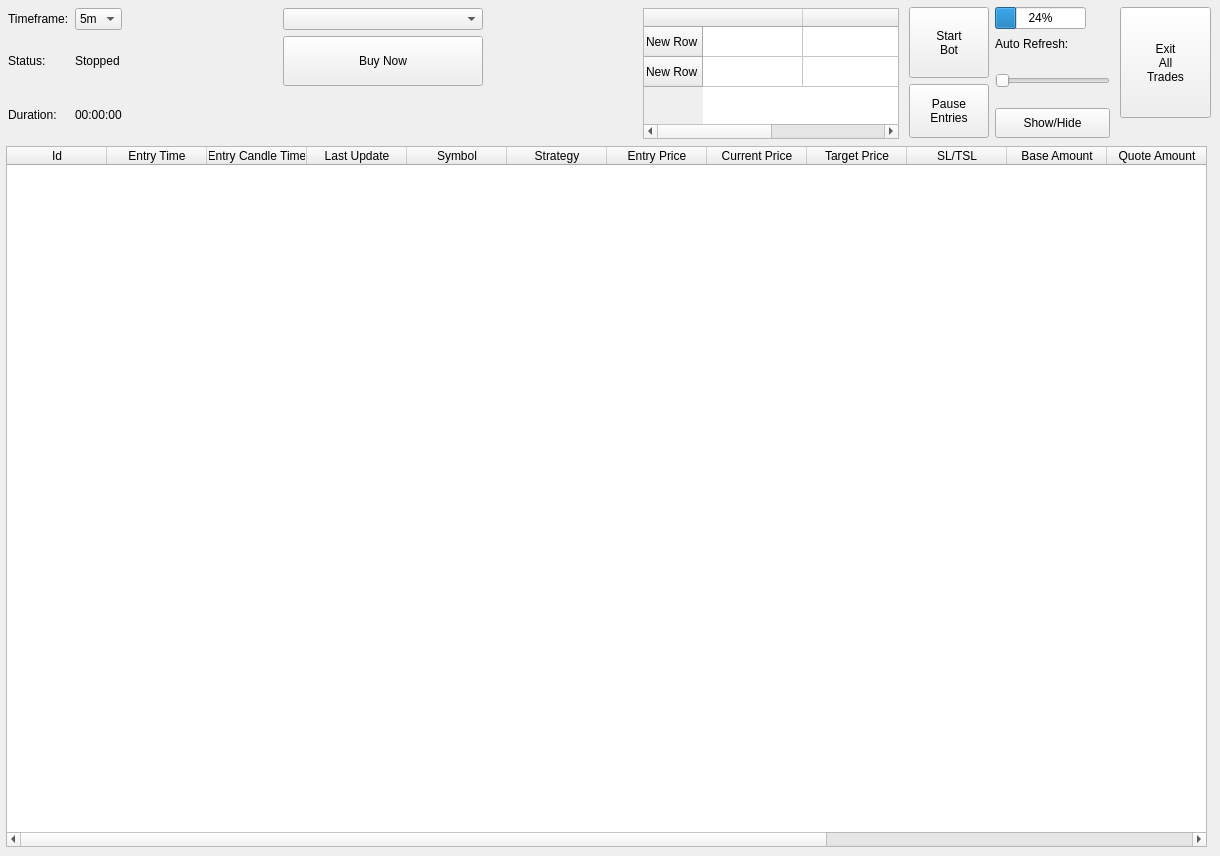
   <widget class="QWidget" name="tabTrades">
    <property name="styleSheet">
     <string notr="true"/>
    </property>
    <attribute name="title">
     <string>Trades</string>
    </attribute>
    <widget class="QLabel" name="lblSwtUpdate">
     <property name="geometry">
      <rect>
       <x>6</x>
       <y>118</y>
       <width>16</width>
       <height>16</height>
      </rect>
     </property>
     <property name="styleSheet">
      <string notr="true"/>
     </property>
     <property name="text">
      <string/>
     </property>
    </widget>
    <widget class="QTableWidget" name="tblTrades">
     <property name="enabled">
      <bool>true</bool>
     </property>
     <property name="geometry">
      <rect>
       <x>6</x>
       <y>146</y>
       <width>1201</width>
       <height>701</height>
      </rect>
     </property>
     <property name="minimumSize">
      <size>
       <width>0</width>
       <height>100</height>
      </size>
     </property>
     <property name="styleSheet">
      <string notr="true"/>
     </property>
     <property name="alternatingRowColors">
      <bool>true</bool>
     </property>
     <attribute name="verticalHeaderVisible">
      <bool>false</bool>
     </attribute>
     <column>
      <property name="text">
       <string>Id</string>
      </property>
     </column>
     <column>
      <property name="text">
       <string>Entry Time</string>
      </property>
     </column>
     <column>
      <property name="text">
       <string>Entry Candle Time</string>
      </property>
     </column>
     <column>
      <property name="text">
       <string>Last Update</string>
      </property>
     </column>
     <column>
      <property name="text">
       <string>Symbol</string>
      </property>
     </column>
     <column>
      <property name="text">
       <string>Strategy</string>
      </property>
     </column>
     <column>
      <property name="text">
       <string>Entry Price</string>
      </property>
     </column>
     <column>
      <property name="text">
       <string>Current Price</string>
      </property>
     </column>
     <column>
      <property name="text">
       <string>Target Price</string>
      </property>
     </column>
     <column>
      <property name="text">
       <string>SL/TSL</string>
      </property>
     </column>
     <column>
      <property name="text">
       <string>Base Amount</string>
      </property>
     </column>
     <column>
      <property name="text">
       <string>Quote Amount</string>
      </property>
     </column>
     <column>
      <property name="text">
       <string>PL</string>
      </property>
     </column>
     <column>
      <property name="text">
       <string>PL%</string>
      </property>
     </column>
     <column>
      <property name="text">
       <string>Mark Closed</string>
      </property>
     </column>
     <column>
      <property name="text">
       <string>Close Now</string>
      </property>
     </column>
    </widget>
    <widget class="QWidget" name="layoutWidget">
     <property name="geometry">
      <rect>
       <x>8</x>
       <y>8</y>
       <width>891</width>
       <height>131</height>
      </rect>
     </property>
     <layout class="QHBoxLayout" name="horizontalLayout_5">
      <item>
       <layout class="QGridLayout" name="gridLayout_2">
        <item row="0" column="0">
         <widget class="QLabel" name="timeframeLabel">
          <property name="styleSheet">
           <string notr="true"/>
          </property>
          <property name="text">
           <string>Timeframe:</string>
          </property>
         </widget>
        </item>
        <item row="0" column="1">
         <widget class="QComboBox" name="drpBotTimeframe">
          <property name="sizePolicy">
           <sizepolicy hsizetype="Fixed" vsizetype="Fixed">
            <horstretch>0</horstretch>
            <verstretch>0</verstretch>
           </sizepolicy>
          </property>
          <property name="minimumSize">
           <size>
            <width>10</width>
            <height>0</height>
           </size>
          </property>
          <property name="maximumSize">
           <size>
            <width>300</width>
            <height>16777215</height>
           </size>
          </property>
          <property name="styleSheet">
           <string notr="true"/>
          </property>
          <property name="currentText">
           <string>5m</string>
          </property>
          <property name="currentIndex">
           <number>1</number>
          </property>
          <item>
           <property name="text">
            <string>1m</string>
           </property>
          </item>
          <item>
           <property name="text">
            <string>5m</string>
           </property>
          </item>
          <item>
           <property name="text">
            <string>1h</string>
           </property>
          </item>
          <item>
           <property name="text">
            <string>1d</string>
           </property>
          </item>
         </widget>
        </item>
        <item row="1" column="0">
         <widget class="QLabel" name="statusLabel">
          <property name="styleSheet">
           <string notr="true"/>
          </property>
          <property name="text">
           <string>Status:</string>
          </property>
         </widget>
        </item>
        <item row="1" column="1">
         <widget class="QLabel" name="lblBotStatus">
          <property name="maximumSize">
           <size>
            <width>300</width>
            <height>16777215</height>
           </size>
          </property>
          <property name="styleSheet">
           <string notr="true"/>
          </property>
          <property name="text">
           <string>Stopped</string>
          </property>
         </widget>
        </item>
        <item row="2" column="0">
         <widget class="QLabel" name="openTradesLabel">
          <property name="styleSheet">
           <string notr="true"/>
          </property>
          <property name="text">
           <string>Duration:</string>
          </property>
         </widget>
        </item>
        <item row="2" column="1">
         <widget class="QLabel" name="lblBotRunTime">
          <property name="maximumSize">
           <size>
            <width>300</width>
            <height>16777215</height>
           </size>
          </property>
          <property name="styleSheet">
           <string notr="true"/>
          </property>
          <property name="text">
           <string>00:00:00</string>
          </property>
         </widget>
        </item>
       </layout>
      </item>
      <item>
       <spacer name="horizontalSpacer_16">
        <property name="orientation">
         <enum>Qt::Horizontal</enum>
        </property>
        <property name="sizeHint" stdset="0">
         <size>
          <width>15</width>
          <height>20</height>
         </size>
        </property>
       </spacer>
      </item>
      <item>
       <layout class="QFormLayout" name="formLayout">
        <item row="0" column="0">
         <widget class="QComboBox" name="drpSymbolBuyNow">
          <property name="sizePolicy">
           <sizepolicy hsizetype="Fixed" vsizetype="Minimum">
            <horstretch>0</horstretch>
            <verstretch>0</verstretch>
           </sizepolicy>
          </property>
          <property name="minimumSize">
           <size>
            <width>200</width>
            <height>0</height>
           </size>
          </property>
          <property name="maximumSize">
           <size>
            <width>140</width>
            <height>16777215</height>
           </size>
          </property>
          <property name="styleSheet">
           <string notr="true"/>
          </property>
         </widget>
        </item>
        <item row="1" column="0">
         <widget class="QPushButton" name="btnBuyNow">
          <property name="sizePolicy">
           <sizepolicy hsizetype="Fixed" vsizetype="Fixed">
            <horstretch>0</horstretch>
            <verstretch>0</verstretch>
           </sizepolicy>
          </property>
          <property name="minimumSize">
           <size>
            <width>200</width>
            <height>50</height>
           </size>
          </property>
          <property name="styleSheet">
           <string notr="true"/>
          </property>
          <property name="text">
           <string>Buy Now</string>
          </property>
         </widget>
        </item>
       </layout>
      </item>
      <item>
       <spacer name="horizontalSpacer_15">
        <property name="orientation">
         <enum>Qt::Horizontal</enum>
        </property>
        <property name="sizeHint" stdset="0">
         <size>
          <width>15</width>
          <height>20</height>
         </size>
        </property>
       </spacer>
      </item>
      <item>
       <widget class="QTableWidget" name="tblQuickStats">
        <property name="sizePolicy">
         <sizepolicy hsizetype="Fixed" vsizetype="Fixed">
          <horstretch>0</horstretch>
          <verstretch>0</verstretch>
         </sizepolicy>
        </property>
        <property name="minimumSize">
         <size>
          <width>0</width>
          <height>0</height>
         </size>
        </property>
        <property name="maximumSize">
         <size>
          <width>16777215</width>
          <height>16777215</height>
         </size>
        </property>
        <property name="baseSize">
         <size>
          <width>200</width>
          <height>50</height>
         </size>
        </property>
        <property name="styleSheet">
         <string notr="true"/>
        </property>
        <row>
         <property name="text">
          <string>New Row</string>
         </property>
        </row>
        <row>
         <property name="text">
          <string>New Row</string>
         </property>
        </row>
        <column>
         <property name="text">
          <string/>
         </property>
        </column>
        <column>
         <property name="text">
          <string/>
         </property>
        </column>
       </widget>
      </item>
     </layout>
    </widget>
    <widget class="QWidget" name="layoutWidget_2">
     <property name="geometry">
      <rect>
       <x>909</x>
       <y>7</y>
       <width>201</width>
       <height>131</height>
      </rect>
     </property>
     <layout class="QGridLayout" name="gridLayout_3">
      <item row="0" column="0" rowspan="3">
       <widget class="QPushButton" name="btnStartBot">
        <property name="sizePolicy">
         <sizepolicy hsizetype="Preferred" vsizetype="Preferred">
          <horstretch>0</horstretch>
          <verstretch>100</verstretch>
         </sizepolicy>
        </property>
        <property name="minimumSize">
         <size>
          <width>50</width>
          <height>30</height>
         </size>
        </property>
        <property name="maximumSize">
         <size>
          <width>200</width>
          <height>200</height>
         </size>
        </property>
        <property name="baseSize">
         <size>
          <width>50</width>
          <height>30</height>
         </size>
        </property>
        <property name="styleSheet">
         <string notr="true"/>
        </property>
        <property name="text">
         <string>Start
Bot</string>
        </property>
       </widget>
      </item>
      <item row="0" column="1">
       <widget class="QProgressBar" name="progressBar">
        <property name="sizePolicy">
         <sizepolicy hsizetype="Fixed" vsizetype="Fixed">
          <horstretch>0</horstretch>
          <verstretch>0</verstretch>
         </sizepolicy>
        </property>
        <property name="styleSheet">
         <string notr="true"/>
        </property>
        <property name="value">
         <number>24</number>
        </property>
       </widget>
      </item>
      <item row="1" column="1">
       <widget class="QLabel" name="asdLabel_2">
        <property name="styleSheet">
         <string notr="true"/>
        </property>
        <property name="text">
         <string>Auto Refresh:</string>
        </property>
       </widget>
      </item>
      <item row="2" column="1" rowspan="2">
       <widget class="QSlider" name="horizontalSlider">
        <property name="maximum">
         <number>5</number>
        </property>
        <property name="singleStep">
         <number>5</number>
        </property>
        <property name="orientation">
         <enum>Qt::Horizontal</enum>
        </property>
       </widget>
      </item>
      <item row="3" column="0" rowspan="2">
       <widget class="QPushButton" name="btnStopEntries">
        <property name="sizePolicy">
         <sizepolicy hsizetype="Preferred" vsizetype="Preferred">
          <horstretch>0</horstretch>
          <verstretch>100</verstretch>
         </sizepolicy>
        </property>
        <property name="minimumSize">
         <size>
          <width>50</width>
          <height>30</height>
         </size>
        </property>
        <property name="maximumSize">
         <size>
          <width>200</width>
          <height>200</height>
         </size>
        </property>
        <property name="baseSize">
         <size>
          <width>50</width>
          <height>30</height>
         </size>
        </property>
        <property name="styleSheet">
         <string notr="true"/>
        </property>
        <property name="text">
         <string>Pause
Entries</string>
        </property>
       </widget>
      </item>
      <item row="4" column="1">
       <widget class="QPushButton" name="ShowHide_Trades">
        <property name="sizePolicy">
         <sizepolicy hsizetype="Preferred" vsizetype="Preferred">
          <horstretch>0</horstretch>
          <verstretch>0</verstretch>
         </sizepolicy>
        </property>
        <property name="minimumSize">
         <size>
          <width>50</width>
          <height>30</height>
         </size>
        </property>
        <property name="maximumSize">
         <size>
          <width>200</width>
          <height>200</height>
         </size>
        </property>
        <property name="baseSize">
         <size>
          <width>50</width>
          <height>30</height>
         </size>
        </property>
        <property name="text">
         <string>Show/Hide</string>
        </property>
       </widget>
      </item>
     </layout>
    </widget>
    <widget class="QPushButton" name="btnExitAllTrades">
     <property name="geometry">
      <rect>
       <x>1120</x>
       <y>7</y>
       <width>91</width>
       <height>111</height>
      </rect>
     </property>
     <property name="sizePolicy">
      <sizepolicy hsizetype="Fixed" vsizetype="Minimum">
       <horstretch>0</horstretch>
       <verstretch>100</verstretch>
      </sizepolicy>
     </property>
     <property name="minimumSize">
      <size>
       <width>50</width>
       <height>50</height>
      </size>
     </property>
     <property name="maximumSize">
      <size>
       <width>200</width>
       <height>200</height>
      </size>
     </property>
     <property name="baseSize">
      <size>
       <width>50</width>
       <height>50</height>
      </size>
     </property>
     <property name="styleSheet">
      <string notr="true"/>
     </property>
     <property name="text">
      <string>Exit
All
Trades</string>
     </property>
    </widget>
   </widget>
